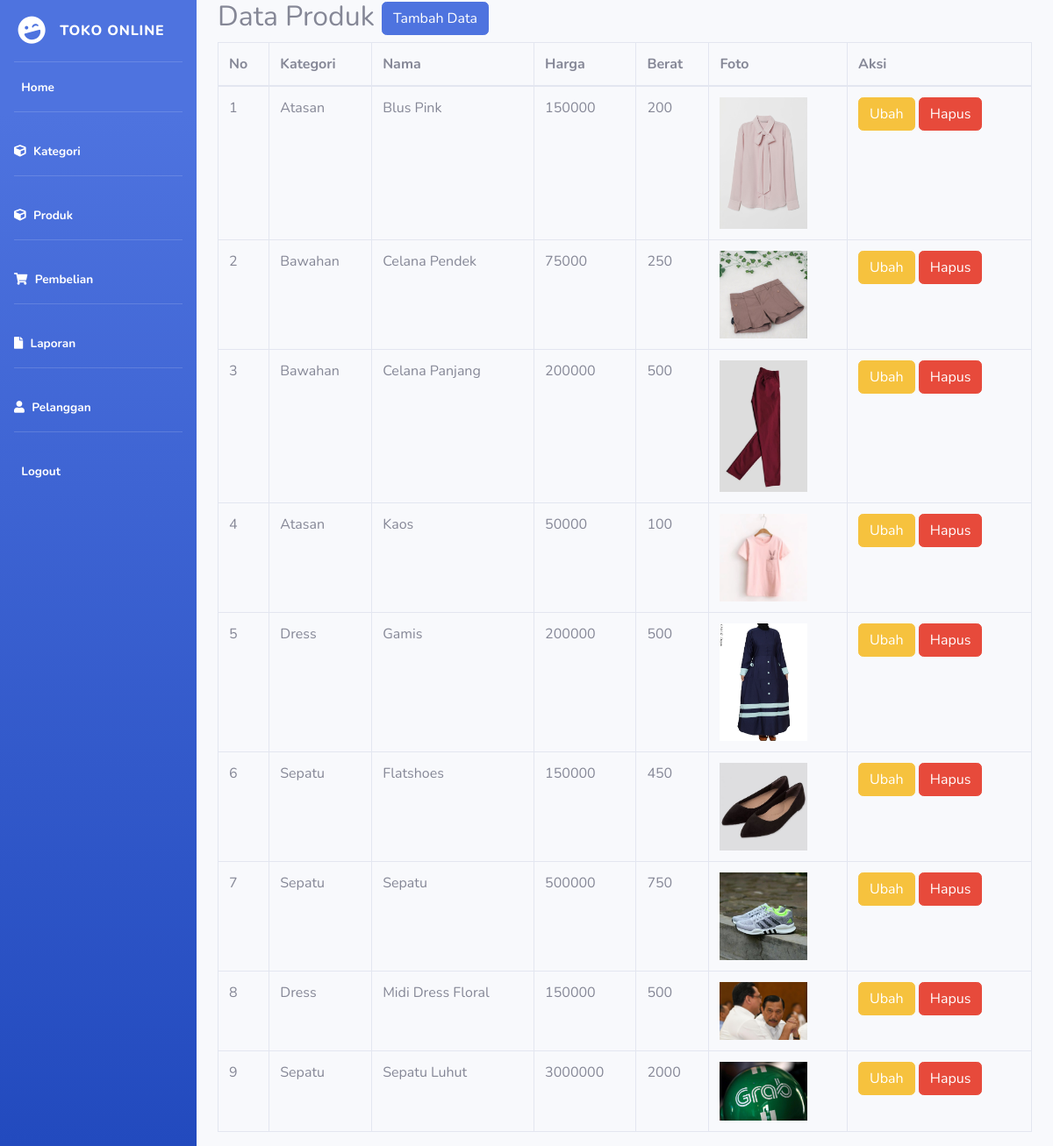
/Admin/index.php?halaman=produk (signed in), run on the app's committed database.
### tables this page shows
CREATE TABLE `produk` (
  `id_produk` int(11) NOT NULL,
  `id_kategori` int(5) NOT NULL,
  `nama_produk` varchar(100) NOT NULL,
  `harga_produk` int(11) NOT NULL,
  `berat_produk` int(11) NOT NULL,
  `foto_produk` varchar(100) NOT NULL,
  `deskripsi_produk` text NOT NULL,
  `stok_produk` int(5) NOT NULL
);

CREATE TABLE `kategori` (
  `id_kategori` int(5) NOT NULL,
  `nama_kategori` varchar(100) NOT NULL
);

### Admin/produk.php (the view)
<h2> Data Produk
<a href="index.php?halaman=tambahproduk" class="btn btn-primary"> Tambah Data </a> <br>
</h2>
<table class="table table-bordered">
    <thead>
        <tr>
            <th> No </th>
            <th> Kategori </th>
            <th> Nama </th>
            <th> Harga </th>
            <th> Berat </th>
            <th> Foto </th>
            <th> Aksi </th>
        </tr>
    </thead>
    <tbody>
        <?php $no =1 ?>
        <?php $data = $koneksi->query("SELECT * FROM produk LEFT JOIN kategori
        ON produk.id_kategori=kategori.id_kategori"); ?>
        <?php while($detail = $data->fetch_assoc()) {?>
        <tr>
            <td><?php echo $no; ?> </td>
            <td><?php echo $detail['nama_kategori'];?></td>
            <td><?php echo $detail['nama_produk'];?></td>
            <td><?php echo $detail['harga_produk'];?></td>
            <td><?php echo $detail['berat_produk'];?> </td>
            <td>
                <img src="./foto_produk/<?php echo $detail['foto_produk']; ?>" width ="100">
            </td>
            <td>
                <a href="index.php?halaman=ubahproduk&id=<?php echo $detail['id_produk']; ?>" class="btn btn-warning"> Ubah </a>
                <a href="index.php?halaman=hapusproduk&id=<?php echo $detail['id_produk']; ?>" class="btn-danger btn"> Hapus </a>
            </td>
        </tr>
        <?php $no++; ?>
        <?php } ?>
    </tbody>
</table>

### data on the page
produk: id_kategori.nama_kategori "Atasan", nama_produk "Blus Pink", harga_produk "150000", berat_produk "200", foto_produk (picture)
produk: id_kategori.nama_kategori "Bawahan", nama_produk "Celana Pendek", harga_produk "75000", berat_produk "250", foto_produk (picture)
produk: id_kategori.nama_kategori "Bawahan", nama_produk "Celana Panjang", harga_produk "200000", berat_produk "500", foto_produk (picture)
produk: id_kategori.nama_kategori "Atasan", nama_produk "Kaos", harga_produk "50000", berat_produk "100", foto_produk (picture)
produk: id_kategori.nama_kategori "Dress", nama_produk "Gamis", harga_produk "200000", berat_produk "500", foto_produk (picture)
produk: id_kategori.nama_kategori "Sepatu", nama_produk "Flatshoes", harga_produk "150000", berat_produk "450", foto_produk (picture)
produk: id_kategori.nama_kategori "Sepatu", nama_produk "Sepatu", harga_produk "500000", berat_produk "750", foto_produk (picture)
produk: id_kategori.nama_kategori "Dress", nama_produk "Midi Dress Floral", harga_produk "150000", berat_produk "500", foto_produk (picture)
produk: id_kategori.nama_kategori "Sepatu", nama_produk "Sepatu Luhut", harga_produk "3000000", berat_produk "2000", foto_produk (picture)
